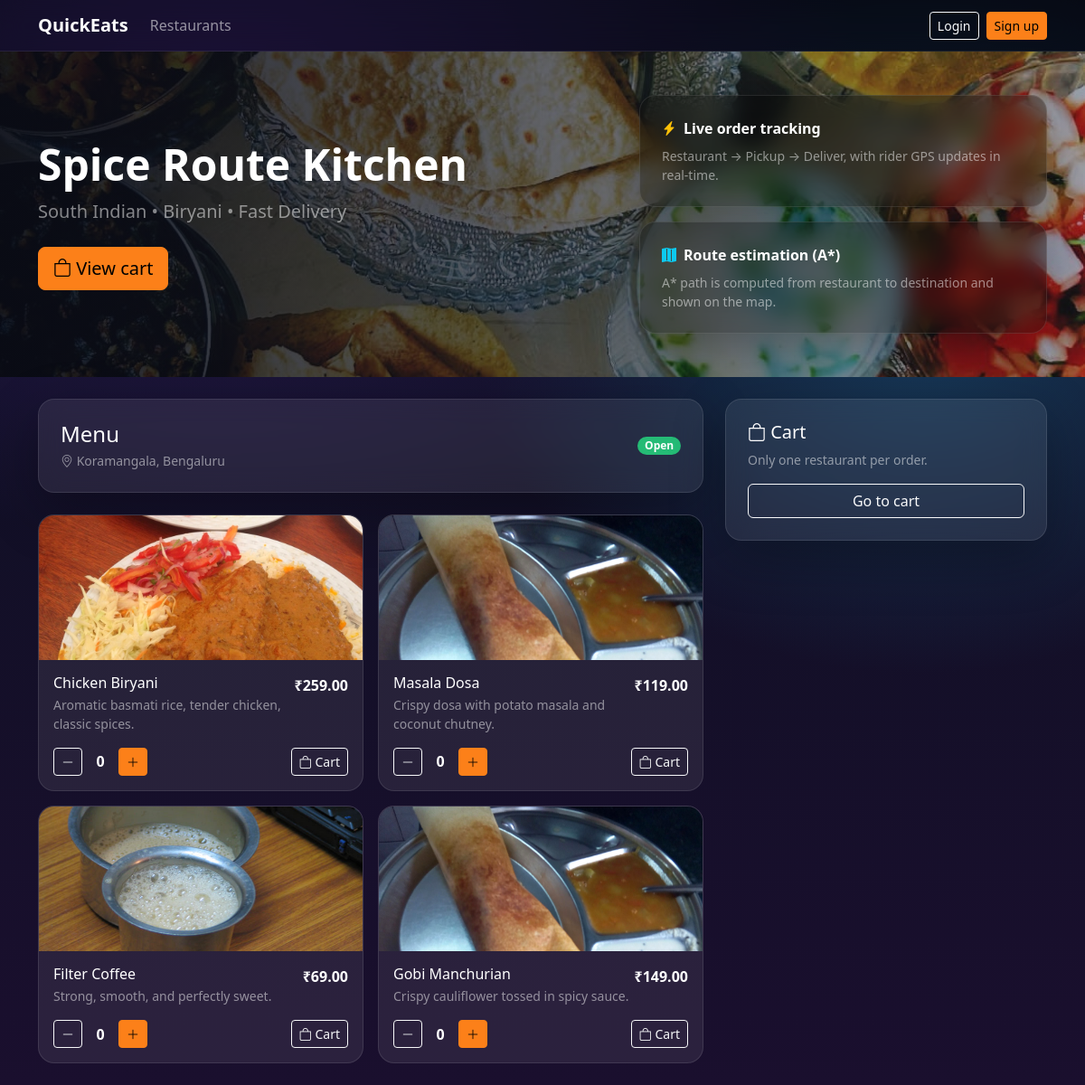
Screenshot of /r/1 with the database file from the repository.
### app/models.py (models this page shows)
class Restaurant(db.Model):
    id = db.Column(db.Integer, primary_key=True)
    owner_id = db.Column(db.Integer, db.ForeignKey("user.id"), nullable=False, index=True)
    name = db.Column(db.String(120), nullable=False)
    description = db.Column(db.String(500), nullable=True)
    address = db.Column(db.String(255), nullable=True)
    lat = db.Column(db.Float, nullable=True)
    lng = db.Column(db.Float, nullable=True)
    hero_image_url = db.Column(db.String(500), nullable=True)
    is_open = db.Column(db.Boolean, default=True, nullable=False)
    created_at = db.Column(db.DateTime, default=utcnow, nullable=False)
    owner = db.relationship("User", back_populates="restaurant")
    items = db.relationship("MenuItem", back_populates="restaurant", cascade="all, delete-orphan")
    orders = db.relationship("Order", back_populates="restaurant")

class MenuItem(db.Model):
    id = db.Column(db.Integer, primary_key=True)
    restaurant_id = db.Column(db.Integer, db.ForeignKey("restaurant.id"), nullable=False, index=True)
    name = db.Column(db.String(120), nullable=False)
    description = db.Column(db.String(500), nullable=True)
    price_cents = db.Column(db.Integer, nullable=False)
    image_url = db.Column(db.String(500), nullable=True)
    is_available = db.Column(db.Boolean, default=True, nullable=False)
    created_at = db.Column(db.DateTime, default=utcnow, nullable=False)
    restaurant = db.relationship("Restaurant", back_populates="items")

### app/web/customer.py (the view)
@bp.get("/r/<int:restaurant_id>")
def restaurant_detail(restaurant_id: int):
    restaurant = Restaurant.query.get_or_404(restaurant_id)
    items = MenuItem.query.filter_by(restaurant_id=restaurant.id).order_by(MenuItem.is_available.desc(), MenuItem.created_at.desc()).all()
    cart = _cart_quantities()
    return render_template("customer/restaurant_detail.html", restaurant=restaurant, items=items, cart=cart)

### app/utils.py (called while the page is built)
def format_money(cents: int) -> str:
    return f"₹{(cents or 0) / 100:.2f}"

### app/web/customer.py (called while the page is built)
def _get_session_cart() -> dict[str, int]:
    cart = session.get("cart") or {}
    if not isinstance(cart, dict):
        cart = {}
    return {str(k): safe_int(v, 0) for k, v in cart.items() if safe_int(v, 0) > 0}

def _is_customer_user() -> bool:
    return current_user.is_authenticated and current_user.role == Role.CUSTOMER.value

def _cart_quantities() -> dict[str, int]:
    if _is_customer_user():
        items = CartItem.query.filter_by(user_id=current_user.id).all()
        return {str(i.menu_item_id): i.quantity for i in items if i.quantity > 0}
    return _get_session_cart()

### app/templates/customer/restaurant_detail.html (shortened to what this page needs)
{% extends "base.html" %}
{% from "_macros.html" import csrf_field %}
{% block hero_title %}{{ restaurant.name }}{% endblock %}
{% block hero_subtitle %}{{ restaurant.description or 'Browse the menu and add items to your cart.' }}{% endblock %}
{% block hero_cta %}
  <a class="btn btn-warning btn-lg" href="{{ url_for('customer.cart') }}">
    <i class="bi bi-bag"></i> View cart
  </a>
{% endblock %}
{% block content %}
  <div class="row g-4">
    <div class="col-lg-8">
      <div class="card card-glass p-4 mb-4">
        <div class="d-flex align-items-center justify-content-between">
          <div>
            <div class="h4 text-white mb-1">Menu</div>
            <div class="text-white-50 small"><i class="bi bi-geo-alt"></i> {{ restaurant.address or 'Address not set' }}</div>
          </div>
          <span class="badge rounded-pill {{ 'bg-success' if restaurant.is_open else 'bg-secondary' }}">
            {{ 'Open' if restaurant.is_open else 'Closed' }}
          </span>
        </div>
      </div>
      <div class="row g-3">
        {% for i in items %}
          <div class="col-md-6">
            <div class="card restaurant-card">
              <div class="restaurant-hero" style="height:160px;background-image:url('{{ i.image_url or restaurant.hero_image_url or '/static/img/hero.jpg' }}');"></div>
              <div class="card-body">
                <div class="d-flex justify-content-between align-items-start">
                  <div>
                    <div class="h6 mb-1 text-white">{{ i.name }}</div>
                    <div class="text-white-50 small">{{ i.description or '' }}</div>
                  </div>
                  <div class="text-white fw-semibold">{{ i.price_cents|money }}</div>
                </div>
                <div class="d-flex justify-content-between align-items-center mt-3">
                  {% if not i.is_available %}
                    <span class="badge bg-secondary">Unavailable</span>
                  {% else %}
                    <div class="d-flex gap-2 align-items-center">
                      <form method="post" action="{{ url_for('customer.cart_dec', item_id=i.id) }}">
                        <button class="btn btn-sm btn-outline-light"><i class="bi bi-dash-lg"></i></button>
                      </form>
                      <div class="text-white fw-semibold" style="min-width:24px;text-align:center;">{{ cart.get(i.id|string, 0) }}</div>
                      <form method="post" action="{{ url_for('customer.cart_add', item_id=i.id) }}">
                        <button class="btn btn-sm btn-warning"><i class="bi bi-plus-lg"></i></button>
                      </form>
                    </div>
                  {% endif %}
                  <a class="btn btn-sm btn-outline-light" href="{{ url_for('customer.cart') }}"><i class="bi bi-bag"></i> Cart</a>
                </div>
              </div>
            </div>
          </div>
        {% endfor %}
      </div>
    </div>
    <div class="col-lg-4">
      <div class="card card-glass p-4">
        <div class="h5 text-white mb-2"><i class="bi bi-bag"></i> Cart</div>
        <div class="text-white-50 small mb-3">Only one restaurant per order.</div>
        <a class="btn btn-outline-light w-100" href="{{ url_for('customer.cart') }}">Go to cart</a>
      </div>
    </div>
  </div>
{% endblock %}

### app/static/css/app.css (style rules this page uses)
:root { --bg1:#0b1020; --bg2:#1a0f2e; --glass: rgba(255,255,255,.08); --glass2: rgba(255,255,255,.12); --brand:#fc8019; }
body { background: radial-gradient(1200px 800px at 20% 10%, #2b1b55 0%, transparent 60%), radial-gradient(900px 700px at 85% 30%, #173a5a 0%, transparent 55%), linear-gradient(180deg, var(--bg1) 0%, var(--bg2) 100%); min-height:100vh; }
.btn-warning { background-color: var(--brand) !important; border-color: var(--brand) !important; }
.badge.bg-success { background-color: rgba(38, 203, 124, .9) !important; }
.card-glass { background: var(--glass); border: 1px solid rgba(255,255,255,.10); border-radius: 18px; backdrop-filter: blur(14px); box-shadow: 0 20px 60px rgba(0,0,0,.30); }
.restaurant-card { background: var(--glass); border: 1px solid rgba(255,255,255,.10); border-radius: 18px; overflow: hidden; transition: transform .15s ease, border-color .15s ease; display:block; }
.restaurant-hero { height: 180px; background-size: cover; background-position: center; filter: saturate(1.1); }
.card .card-body { color:#fff; }

### rows the page displays
Restaurant: name "Spice Route Kitchen", description "South Indian • Biryani • Fast Delivery", address "Koramangala, Bengaluru", is_open "Open"
MenuItem: image_url (picture), name "Chicken Biryani", description "Aromatic basmati rice, tender chicken, classic spices.", price_cents "₹259.00", get "0"
MenuItem: image_url (picture), name "Masala Dosa", description "Crispy dosa with potato masala and coconut chutney.", price_cents "₹119.00", get "0"
MenuItem: image_url (picture), name "Filter Coffee", description "Strong, smooth, and perfectly sweet.", price_cents "₹69.00", get "0"
MenuItem: image_url (picture), name "Gobi Manchurian", description "Crispy cauliflower tossed in spicy sauce.", price_cents "₹149.00", get "0"
